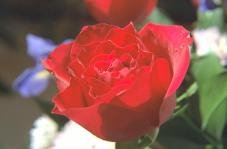
#> input picture tests/jpegs/orig-420-base.jpg, 227 x 149 px
$ python gif-fixtures.py
#> lines starting #> are read from the running program, lines starting #| are printed output that depends on the picture
# Writes tests/gifs/interlaced.gif (Pillow writes interlaced GIFs; an odd height, so every pass has a short end) and
# prints the sha256 of its RGBA pixels as Pillow decodes them, for tests/gif.js. Needs Pillow:
#   python scripts/gif-fixtures.py
import hashlib
from pathlib import Path
from PIL import Image

root = Path(__file__).resolve().parent.parent
out = root / 'tests' / 'gifs' / 'interlaced.gif'
source = Image.open(root / 'tests' / 'jpegs' / 'orig-420-base.jpg').convert('RGB').crop((40, 20, 120, 57))
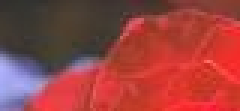
#> source: PIL image 80x37 RGB (shown 3 times larger); mean R, G, B 153.5, 65.8, 64.5
source.quantize(32).save(out, interlace=True)
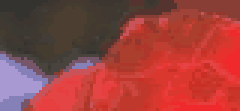
#> saved as interlaced.gif: PIL image 80x37 P (shown 3 times larger); mean R, G, B 154.1, 65.2, 62.8
print(Image.open(out).size, hashlib.sha256(Image.open(out).convert('RGBA').tobytes()).hexdigest())
